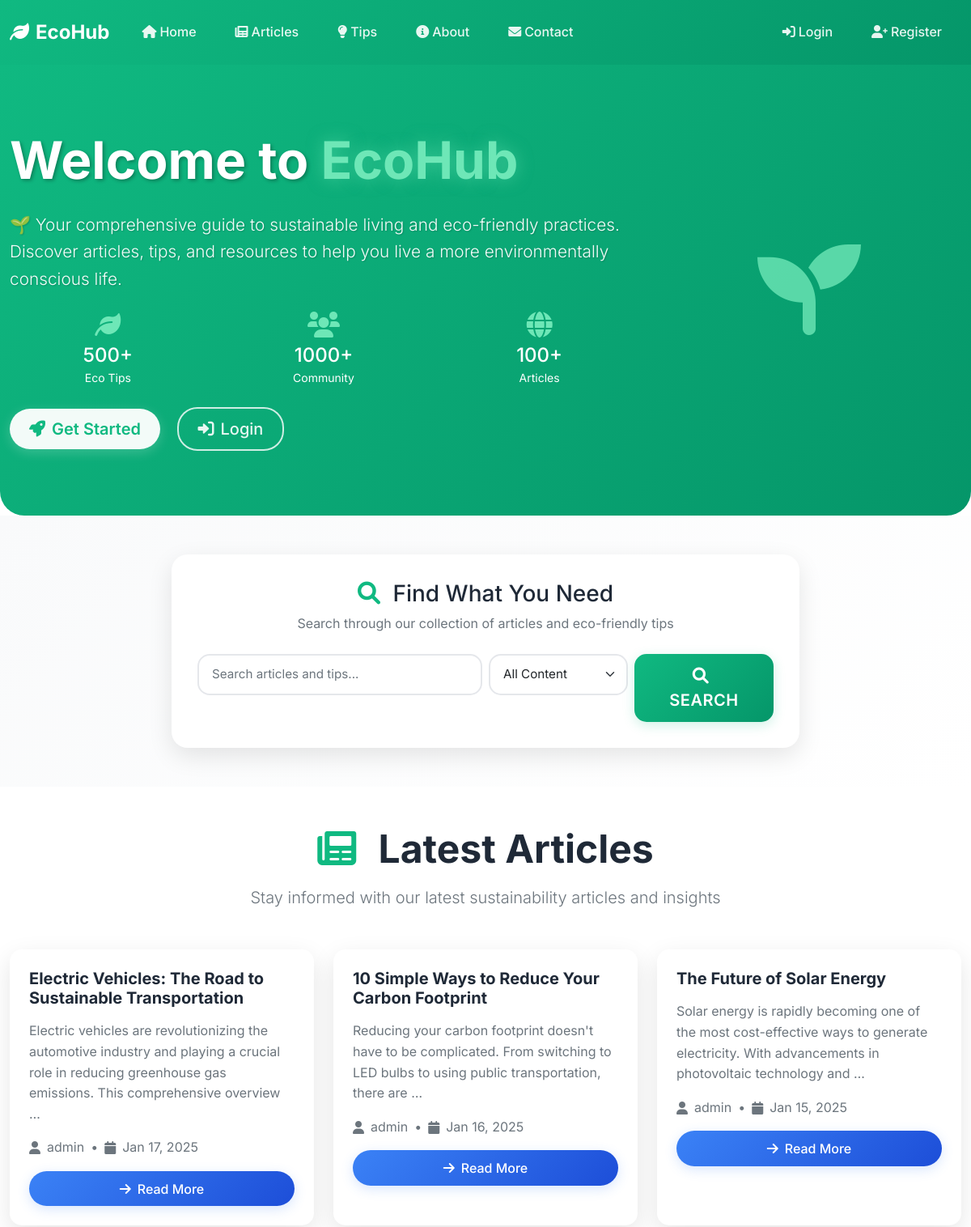
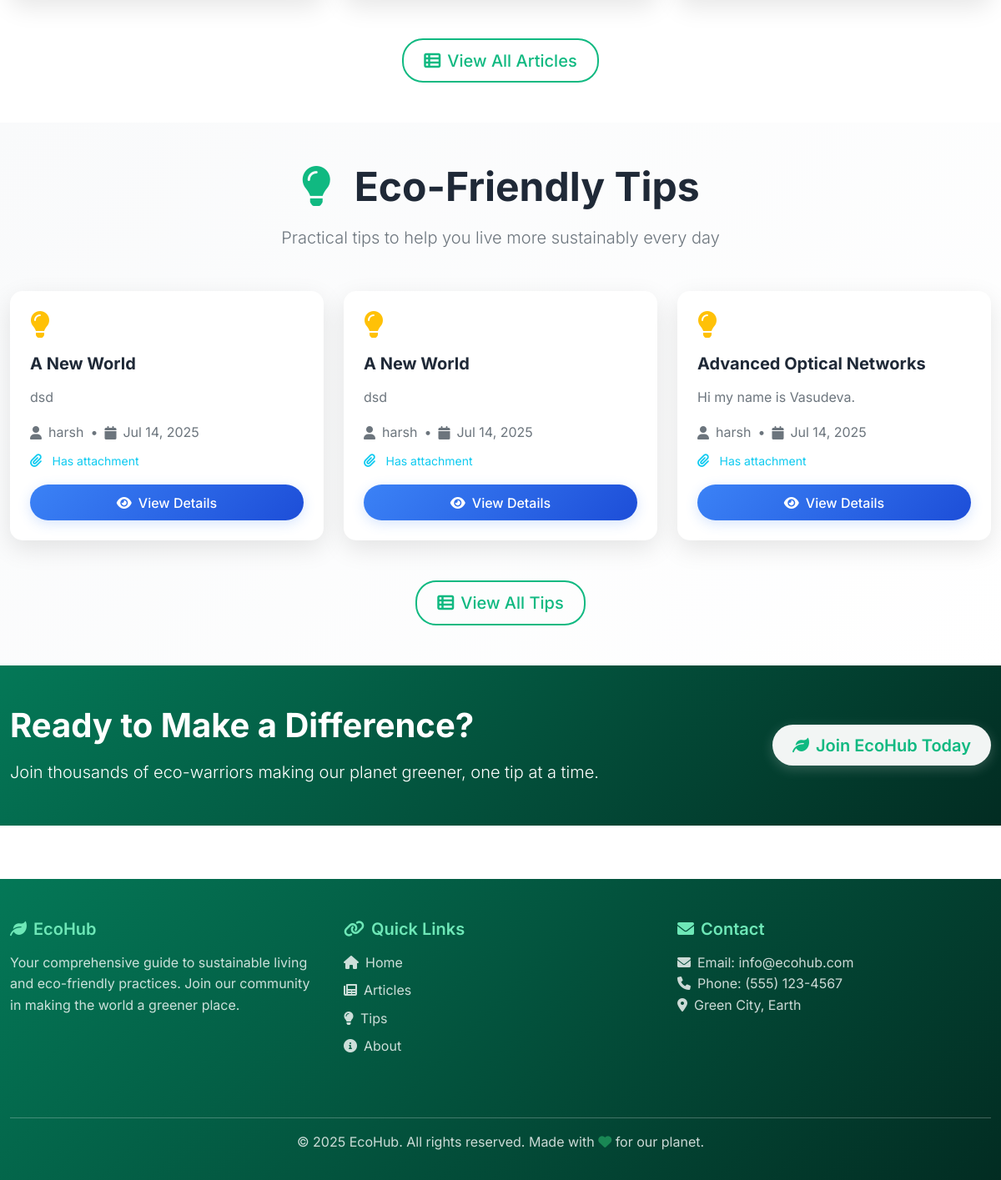
The page / on the database its author committed (2 pictures, top to bottom).
### articles/models.py (models this page shows, shortened)
class Article(models.Model):
    CATEGORY_CHOICES = [
        ('energy', 'Renewable Energy'),
        ('lifestyle', 'Green Lifestyle'),
        ('tech', 'Eco Technology'),
        ('news', 'Sustainability News'),
    ]
    title = models.CharField(max_length=200)
    content = models.TextField()
    author = models.ForeignKey(User, on_delete=models.CASCADE)
    category = models.CharField(max_length=50, choices=CATEGORY_CHOICES)
    image = models.ImageField(upload_to='article_images/', blank=True, null=True)
    created_at = models.DateTimeField(auto_now_add=True)

### tips/models.py (models this page shows, shortened)
class Tip(models.Model):
    CATEGORY_CHOICES = [
        ('energy', 'Renewable Energy'),
        ('lifestyle', 'Green Lifestyle'),
        ('tech', 'Eco Technology'),
        ('news', 'Sustainability News'),
    ]
    title = models.CharField(max_length=200)
    description = models.TextField()
    user = models.ForeignKey(User, on_delete=models.CASCADE)
    category = models.CharField(max_length=50, choices=CATEGORY_CHOICES)
    file_upload = models.FileField(upload_to='tip_uploads/', blank=True, null=True)
    created_at = models.DateTimeField(auto_now_add=True)

### core/views.py (the view)
# urls.py: path('', views.home, name='home'),
def home(request):
    if request.user.is_authenticated:
        visits = request.session.get('visits', 0)
        request.session['visits'] = visits + 1
    recent_articles = Article.objects.all().order_by('-created_at')[:3]
    recent_tips = Tip.objects.all().order_by('-created_at')[:3]
    context = {
        'recent_articles': recent_articles,
        'recent_tips': recent_tips,
        'visits': request.session.get('visits', 0),
    }
    return render(request, 'core/home.html', context)

### core/templates/core/home.html (shortened to what this page needs)
{% extends 'base.html' %}
{% block content %}
<div class="hero-section"
    style="background: linear-gradient(135deg, var(--primary-green) 0%, var(--secondary-green) 100%); color: white; padding: 5rem 0; position: relative; overflow: hidden; border-radius: 0 0 30px 30px;">
    <div class="container position-relative">
        <div class="row align-items-center">
            <div class="col-lg-8">
                <div class="hero-content" style="animation: fadeInUp 1s ease-out;">
                    <h1 class="display-3 fw-bold mb-4" style="text-shadow: 2px 2px 4px rgba(0,0,0,0.3);">
                        Welcome to <span style="color: var(--accent-green); text-shadow: 0 0 20px rgba(110, 231, 183, 0.5);">EcoHub</span>
                    </h1>
                    <p class="lead mb-4" style="font-size: 1.3rem; opacity: 0.95; text-shadow: 1px 1px 2px rgba(0,0,0,0.2);">
                        🌱 Your comprehensive guide to sustainable living and eco-friendly practices.
                        Discover articles, tips, and resources to help you live a more environmentally conscious life.
                    </p>
                    <div class="hero-stats mb-4">
                        <div class="row">
                            <div class="col-4 text-center">
                                <div class="stat-item">
                                    <i class="fas fa-leaf fa-2x mb-2" style="color: var(--accent-green);"></i>
                                    <div class="h4 mb-0">500+</div>
                                    <small>Eco Tips</small>
                                </div>
                            </div>
                            <div class="col-4 text-center">
                                <div class="stat-item">
                                    <i class="fas fa-users fa-2x mb-2" style="color: var(--accent-green);"></i>
                                    <div class="h4 mb-0">1000+</div>
                                    <small>Community</small>
                                </div>
                            </div>
                            <div class="col-4 text-center">
                                <div class="stat-item">
                                    <i class="fas fa-globe fa-2x mb-2" style="color: var(--accent-green);"></i>
                                    <div class="h4 mb-0">100+</div>
                                    <small>Articles</small>
                                </div>
                            </div>
                        </div>
                    </div>
                    <div class="hero-buttons">
                        {% if not user.is_authenticated %}
                        <a href="{% url 'register' %}" class="btn btn-light btn-lg me-3">
                            <i class="fas fa-rocket me-2"></i>Get Started
                        </a>
                        <a href="{% url 'login' %}" class="btn btn-outline-light btn-lg">
                            <i class="fas fa-sign-in-alt me-2"></i>Login
                        </a>
                        {% endif %}
                    </div>
                </div>
            </div>
            <div class="col-lg-4 text-center">
                <div class="hero-image">
                    <i class="fas fa-seedling" style="font-size: 8rem; color: var(--accent-green); opacity: 0.8;"></i>
                </div>
            </div>
        </div>
    </div>
</div>
<div class="search-section py-5" style="background: linear-gradient(135deg, var(--bg-light) 0%, #ffffff 100%);">
    <div class="container">
        <div class="row justify-content-center">
            <div class="col-lg-8">
                <div class="search-card"
                    style="background: white; border-radius: 20px; padding: 2rem; box-shadow: 0 10px 30px rgba(0, 0, 0, 0.1);">
                    <div class="text-center mb-4">
                        <h3 class="mb-2" style="color: var(--text-dark);">
                            <i class="fas fa-search me-2 text-primary-green"></i>
                            Find What You Need
                        </h3>
                        <p class="text-muted">Search through our collection of articles and eco-friendly tips</p>
                    </div>
                    <form method="get" action="{% url 'search' %}" class="search-form">
                        <div class="row g-2">
                            <div class="col-md-6">
                                <input type="text" name="q" class="form-control form-control-lg"
                                    placeholder="Search articles and tips..." style="border-radius: 15px;">
                            </div>
                            <div class="col-md-3">
                                <select name="type" class="form-select form-select-lg" style="border-radius: 15px;">
                                    <option value="all">All Content</option>
                                </select>
                            </div>
                            <div class="col-md-3">
                                <button type="submit" class="btn btn-success btn-lg w-100" style="border-radius: 15px;">
                                    <i class="fas fa-search me-2"></i>Search
                                </button>
                            </div>
                        </div>
                    </form>
                </div>
            </div>
        </div>
    </div>
</div>
<div class="content-section py-5">
    <div class="container">
        <div class="section-header text-center mb-5">
            <h2 class="display-5 fw-bold mb-3" style="color: var(--text-dark);">
                <i class="fas fa-newspaper me-3 text-primary-green"></i>
                Latest Articles
            </h2>
            <p class="lead text-muted">Stay informed with our latest sustainability articles and insights</p>
        </div>
        <div class="row">
            {% for article in recent_articles %}
            <div class="col-lg-4 col-md-6 mb-4">
                <div class="card h-100 shadow-custom">
                    <div class="card-body">
                        <h5 class="card-title fw-bold mb-3">{{ article.title }}</h5>
                        <p class="card-text text-muted mb-3">{{ article.content|truncatewords:20 }}</p>
                        <div class="article-meta mb-3">
                            <div class="d-flex align-items-center text-muted">
                                <i class="fas fa-user me-2"></i>
                                <span>{{ article.author.username }}</span>
                                <span class="mx-2">•</span>
                                <i class="fas fa-calendar me-2"></i>
                                <span>{{ article.created_at|date:"M d, Y" }}</span>
                            </div>
                        </div>
                        <a href="{% url 'article-detail' article.pk %}" class="btn btn-primary w-100">
                            <i class="fas fa-arrow-right me-2"></i>Read More
                        </a>
                    </div>
                </div>
            </div>
            {% endfor %}
        </div>
        <div class="text-center mt-4">
            <a href="{% url 'article-list' %}" class="btn btn-outline-success btn-lg">
                <i class="fas fa-th-list me-2"></i>View All Articles
            </a>
        </div>
    </div>
</div>
<div class="content-section py-5" style="background: linear-gradient(135deg, var(--bg-light) 0%, #ffffff 100%);">
    <div class="container">
        <div class="section-header text-center mb-5">
            <h2 class="display-5 fw-bold mb-3" style="color: var(--text-dark);">
                <i class="fas fa-lightbulb me-3 text-primary-green"></i>
                Eco-Friendly Tips
            </h2>
            <p class="lead text-muted">Practical tips to help you live more sustainably every day</p>
        </div>
        <div class="row">
            {% for tip in recent_tips %}
            <div class="col-lg-4 col-md-6 mb-4">
                <div class="card h-100 shadow-custom">
                    <div class="card-body">
                        <div class="tip-icon mb-3">
                            <i class="fas fa-lightbulb fa-2x text-warning"></i>
                        </div>
                        <h5 class="card-title fw-bold mb-3">{{ tip.title }}</h5>
                        <p class="card-text text-muted mb-3">{{ tip.description|truncatewords:20 }}</p>
                        <div class="tip-meta mb-3">
                            <div class="d-flex align-items-center text-muted mb-2">
                                <i class="fas fa-user me-2"></i>
                                <span>{{ tip.user.username }}</span>
                                <span class="mx-2">•</span>
                                <i class="fas fa-calendar me-2"></i>
                                <span>{{ tip.created_at|date:"M d, Y" }}</span>
                            </div>
                            {% if tip.file_upload %}
                            <div class="attachment-indicator">
                                <i class="fas fa-paperclip me-2 text-info"></i>
                                <small class="text-info">Has attachment</small>
                            </div>
                            {% endif %}
                        </div>
                        <a href="{% url 'tip-detail' tip.pk %}" class="btn btn-primary w-100">
                            <i class="fas fa-eye me-2"></i>View Details
                        </a>
                    </div>
                </div>
            </div>
            {% endfor %}
        </div>
        <div class="text-center mt-4">
            <a href="{% url 'tip-list' %}" class="btn btn-outline-success btn-lg">
                <i class="fas fa-th-list me-2"></i>View All Tips
            </a>
        </div>
    </div>
</div>
<div class="cta-section py-5"
    style="background: linear-gradient(135deg, var(--dark-green) 0%, #022c22 100%); color: white;">
    <div class="container">
        <div class="row align-items-center">
            <div class="col-lg-8">
                <h2 class="display-6 fw-bold mb-3">Ready to Make a Difference?</h2>
                <p class="lead mb-0">Join thousands of eco-warriors making our planet greener, one tip at a time.</p>
            </div>
            <div class="col-lg-4 text-lg-end">
                {% if not user.is_authenticated %}
                <a href="{% url 'register' %}" class="btn btn-light btn-lg">
                    <i class="fas fa-leaf me-2"></i>Join EcoHub Today
                </a>
                {% else %}
                <a href="{% url 'article-create' %}" class="btn btn-light btn-lg">
                    <i class="fas fa-pen me-2"></i>Share Your Knowledge
                </a>
                {% endif %}
            </div>
        </div>
    </div>
</div>
{% endblock %}

### templates/base.html (style rules this page uses)
:root { --primary-green: #2e7d32; --light-green: #4caf50; --dark-green: #1b5e20; --accent-green: #81c784; --bg-light: #f1f8e9; --text-dark: #2e2e2e; --text-light: #5e5e5e; }
body { font-family: 'Segoe UI', Tahoma, Geneva, Verdana, sans-serif; background-color: #f8f9fa; }
.text-primary-green { color: var(--primary-green) !important; }
.shadow-custom { box-shadow: 0 4px 6px rgba(0, 0, 0, 0.1); }
.card { border: none; border-radius: 15px; transition: transform 0.3s ease, box-shadow 0.3s ease; }
.hero-section { background: linear-gradient(135deg, var(--bg-light) 0%, #ffffff 100%); border-radius: 20px; padding: 3rem; }
:root { --primary-green: #10b981; --secondary-green: #059669; --light-green: #d1fae5; --dark-green: #047857; --accent-green: #6ee7b7; --text-dark: #1f2937; --text-light: #6b7280; --bg-light: #f9fafb; --border-color: #e5e7eb; }
* { margin: 0; padding: 0; box-sizing: border-box; }
body { font-family: 'Inter', -apple-system, BlinkMacSystemFont, 'Segoe UI', sans-serif; line-height: 1.6; color: var(--text-dark); background-color: #fff; }
.btn-success { background: linear-gradient(135deg, var(--primary-green) 0%, var(--secondary-green) 100%); border: none; border-radius: 25px; padding: 0.75rem 2rem; font-weight: 600; text-transform: uppercase; letter-spacing: 0.5px; transition: all 0.3s ease; box-shadow: 0 4px 15px rgba(16, 185, 129, 0.2); }
.btn-primary { background: linear-gradient(135deg, #3b82f6 0%, #1d4ed8 100%); border: none; border-radius: 25px; padding: 0.6rem 1.5rem; font-weight: 500; transition: all 0.3s ease; box-shadow: 0 4px 15px rgba(59, 130, 246, 0.2); }
.btn-outline-success { border: 2px solid var(--primary-green); color: var(--primary-green); border-radius: 25px; padding: 0.6rem 1.5rem; font-weight: 500; transition: all 0.3s ease; }
.btn-outline-light { border: 2px solid rgba(255, 255, 255, 0.8); color: rgba(255, 255, 255, 0.9); border-radius: 25px; padding: 0.6rem 1.5rem; font-weight: 500; transition: all 0.3s ease; }
.btn-light { background: rgba(255, 255, 255, 0.95); color: var(--primary-green); border: none; border-radius: 25px; padding: 0.6rem 1.5rem; font-weight: 600; transition: all 0.3s ease; box-shadow: 0 4px 15px rgba(255, 255, 255, 0.2); }
.card { border: none; border-radius: 15px; box-shadow: 0 4px 20px rgba(0, 0, 0, 0.08); transition: all 0.3s ease; overflow: hidden; }
.card-body { padding: 1.5rem; }
.card-title { color: var(--text-dark); font-weight: 600; margin-bottom: 0.75rem; }
.card-text { color: var(--text-light); line-height: 1.6; }
.form-control, .form-select { border: 2px solid var(--border-color); border-radius: 10px; padding: 0.75rem 1rem; font-size: 0.95rem; transition: all 0.3s ease; }
.container { max-width: 1200px; }
.shadow-custom { box-shadow: 0 10px 30px rgba(0, 0, 0, 0.1); }

### core/templates/core/home.html (style rules this page uses)
.hero-content { animation: fadeInUp 1s ease-out; }
.search-card { animation: fadeInUp 1.2s ease-out; }
.card { transition: all 0.4s cubic-bezier(0.175, 0.885, 0.32, 1.275); }
.stat-item { transition: transform 0.3s ease; }
.hero-buttons .btn { transition: all 0.3s ease; position: relative; overflow: hidden; }
.hero-buttons .btn::before { content: ''; position: absolute; top: 0; left: -100%; width: 100%; height: 100%; background: linear-gradient(90deg, transparent, rgba(255,255,255,0.2), transparent); transition: left 0.5s; }
.section-header { animation: fadeInUp 1s ease-out; }

### rows shown on the page
Article: title "Electric Vehicles: The Road to Sustainable Transportation", content "Electric vehicles are revolutionizing the automotive industry and playing a crucial role in reducing greenhouse gas emissions. This comprehensive overview …", author.username "admin", created_at "Jan 17, 2025"
Article: title "10 Simple Ways to Reduce Your Carbon Footprint", content "Reducing your carbon footprint doesn't have to be complicated. From switching to LED bulbs to using public transportation, there are …", author.username "admin", created_at "Jan 16, 2025"
Article: title "The Future of Solar Energy", content "Solar energy is rapidly becoming one of the most cost-effective ways to generate electricity. With advancements in photovoltaic technology and …", author.username "admin", created_at "Jan 15, 2025"
Tip: title "A New World", description "dsd", user.username "harsh", created_at "Jul 14, 2025", shows "Has attachment"
Tip: title "A New World", description "dsd", user.username "harsh", created_at "Jul 14, 2025", shows "Has attachment"
Tip: title "Advanced Optical Networks", description "Hi my name is Vasudeva.", user.username "harsh", created_at "Jul 14, 2025", shows "Has attachment"
